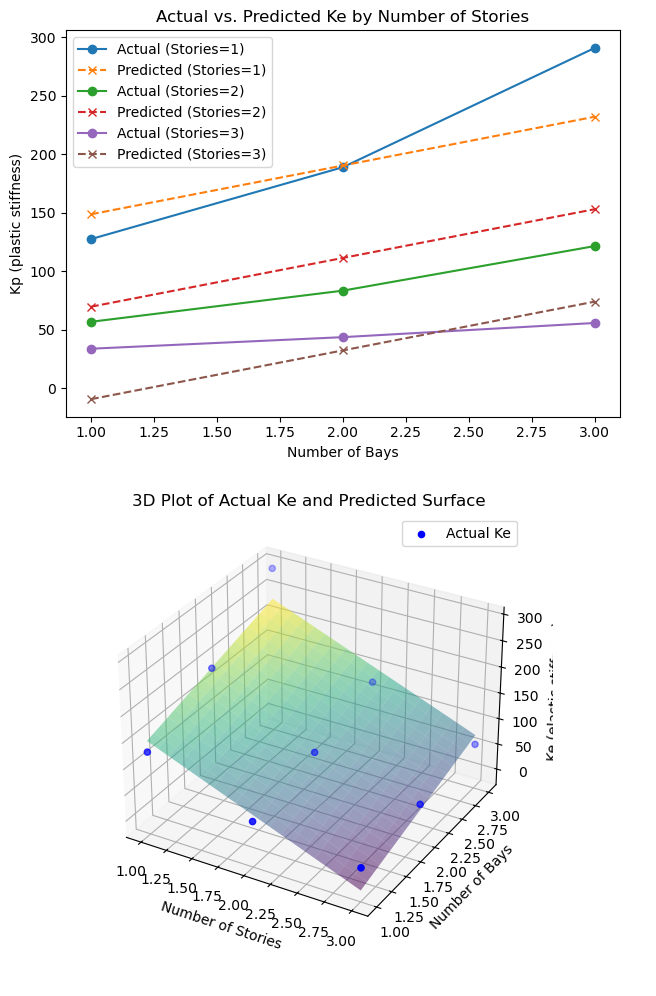

This figure's Python source:
import numpy as np
import pandas as pd
from sklearn.linear_model import LinearRegression
import statsmodels.api as sm
import matplotlib.pyplot as plt

# Input data
stories = np.array([1, 1, 1, 2, 2, 2, 3, 3, 3])
bays    = np.array([1, 2, 3, 1, 2, 3, 1, 2, 3])
Ke      = np.array([
    127.5,   189.0, 291.0938,   # 1‑story
     56.7,    83.3625, 121.5,   # 2‑story
     33.66,   43.56,   55.6875  # 3‑story
])

# Build DataFrame
df = pd.DataFrame({
    'Stories':   stories,
    'Bays':      bays,
    'Ke_actual': Ke
})

# 1) Fit with sklearn (for predictions)
model_sk = LinearRegression()
X = df[['Stories', 'Bays']]
y = df['Ke_actual']
model_sk.fit(X, y)
df['Ke_predicted'] = model_sk.predict(X)

# 2) Fit with statsmodels (for R^2 and p‑values)
#    – add constant term
X_sm = sm.add_constant(X)  
ols = sm.OLS(y, X_sm).fit()

# Print out the summary (includes R^2, coefficients & p‑values)
print(ols.summary())

# If you want just R^2 and the p‑values:
print(f"\nR-squared: {ols.rsquared:.4f}")
print("p-values:")
print(ols.pvalues)

# 3) Plot actual vs. predicted (as before)
plt.figure()
for s in sorted(df['Stories'].unique()):
    subset = df[df['Stories'] == s]
    plt.plot(subset['Bays'], subset['Ke_actual'],
             marker='o', label=f'Actual (Stories={s})')
    plt.plot(subset['Bays'], subset['Ke_predicted'],
             marker='x', linestyle='--',
             label=f'Predicted (Stories={s})')
plt.xlabel('Number of Bays')
plt.ylabel('Kp (plastic stiffness)')
plt.title('Actual vs. Predicted Ke by Number of Stories')
plt.legend()
plt.tight_layout()
plt.show()


# Extract coefficients
coeffs = ols.params

# Define a prediction function using the fitted model
def predict_Ke(stories, bays):
    return (
        coeffs['const']
        + coeffs['Stories'] * stories
        + coeffs['Bays'] * bays
    )

# Example: test the formula with stories=2, bays=2
example_Ke = predict_Ke(3, 3)
print(f"\n\n Predicted Ke for 2 stories and 2 bays = {example_Ke:.2f} \n\n")

#%% 3D PLOT
import numpy as np
import pandas as pd
from sklearn.linear_model import LinearRegression
import matplotlib.pyplot as plt
from mpl_toolkits.mplot3d import Axes3D  # noqa: F401

# 1. Prepare the data
#stories = np.array([1, 1, 1, 2, 2, 2, 3, 3, 3])
#bays    = np.array([1, 2, 3, 1, 2, 3, 1, 2, 3])
Ke      = Ke

df = pd.DataFrame({
    'Stories':   stories,
    'Bays':      bays,
    'Ke_actual': Ke
})

# 2. Fit a linear regression model
model = LinearRegression()
model.fit(df[['Stories', 'Bays']], df['Ke_actual'])

# 3. Create a mesh grid for Stories and Bays
story_vals = np.linspace(df['Stories'].min(), df['Stories'].max(), 20)
bay_vals   = np.linspace(df['Bays'].min(), df['Bays'].max(), 20)
S, B = np.meshgrid(story_vals, bay_vals)

# 4. Predict Ke over the grid
grid_points = np.column_stack([S.ravel(), B.ravel()])
Ke_surface = model.predict(grid_points).reshape(S.shape)

# 5. Plot in 3D
fig = plt.figure()
ax = fig.add_subplot(111, projection='3d')

#   a. Actual data points
ax.scatter(df['Stories'], df['Bays'], df['Ke_actual'],
           color='blue', marker='o', label='Actual Ke')

#   b. Predicted surface
ax.plot_surface(S, B, Ke_surface,
                alpha=0.5, cmap='viridis', edgecolor='none')

ax.set_xlabel('Number of Stories')
ax.set_ylabel('Number of Bays')
ax.set_zlabel('Ke (elastic stiffness)')
ax.set_title('3D Plot of Actual Ke and Predicted Surface')
ax.legend()

plt.tight_layout()
plt.show()
